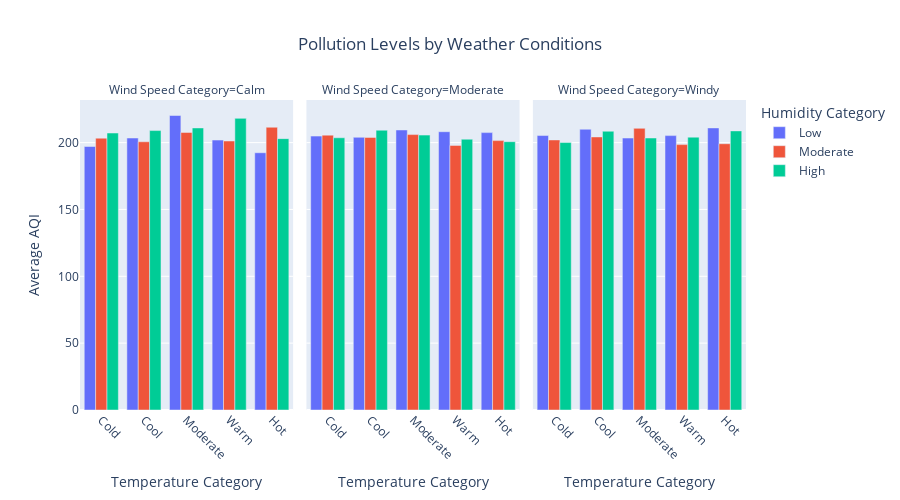

Notebook source saved alongside this figure:
### Markdown cell above
*Analysis steps:*

### Code cell
# Calculate the average AQI for each weather category
avg_usaqi_weather = data.groupby(
    ['Temperature_Category', 'Humidity_Category', 'Wind_Speed_Category']
)['US_AQI'].mean().reset_index()

# Visualization using Plotly
fig = px.bar(avg_usaqi_weather,
             x="Temperature_Category",
             y="US_AQI",
             color="Humidity_Category",
             facet_col="Wind_Speed_Category",
             barmode="group",
             title="Pollution Levels by Weather Conditions",
             labels={"US_AQI": "Average AQI", 
                     "Temperature_Category": "Temperature Category",
                     "Humidity_Category": "Humidity Category",
                     "Wind_Speed_Category": "Wind Speed Category"},
             category_orders={
                 "Temperature_Category": ["Cold", "Cool", "Moderate", "Warm", "Hot"],
                 "Humidity_Category": ["Low", "Moderate", "High"],
                 "Wind_Speed_Category": ["Calm", "Moderate", "Windy"]
             })

# Layout customization
fig.update_layout(
    title_x=0.5,
    height=500,
    bargap=0.2
)

# Rotate x-axis labels
fig.update_xaxes(tickangle=45)

# Show the plot
fig.show()

### Figure 1 — Plotly figure (JSON) as saved in the notebook; plotly's stock layout.template omitted (floating-point values rounded to 4 significant figures)
{"data": [{"alignmentgroup": "True", "hovertemplate": "Humidity Category=Low<br>Wind Speed Category=Calm<br>Temperature Category=%{x}<br>Average AQI=%{y}<extra></extra>", "legendgroup": "Low", "marker": {"color": "#636efa", "pattern": {"shape": ""}}, "name": "Low", "offsetgroup": "Low", "orientation": "v", "showlegend": true, "textposition": "auto", "type": "bar", "x": ["Cold", "Cool", "Hot", "Moderate", "Warm"], "xaxis": "x", "y": [197.1, 203.4, 192.4, 220.3, 201.9], "yaxis": "y"}, {"alignmentgroup": "True", "hovertemplate": "Humidity Category=Low<br>Wind Speed Category=Moderate<br>Temperature Category=%{x}<br>Average AQI=%{y}<extra></extra>", "legendgroup": "Low", "marker": {"color": "#636efa", "pattern": {"shape": ""}}, "name": "Low", "offsetgroup": "Low", "orientation": "v", "showlegend": false, "textposition": "auto", "type": "bar", "x": ["Cold", "Cool", "Hot", "Moderate", "Warm"], "xaxis": "x2", "y": [204.9, 204.0, 207.5, 209.4, 208.1], "yaxis": "y2"}, {"alignmentgroup": "True", "hovertemplate": "Humidity Category=Low<br>Wind Speed Category=Windy<br>Temperature Category=%{x}<br>Average AQI=%{y}<extra></extra>", "legendgroup": "Low", "marker": {"color": "#636efa", "pattern": {"shape": ""}}, "name": "Low", "offsetgroup": "Low", "orientation": "v", "showlegend": false, "textposition": "auto", "type": "bar", "x": ["Cold", "Cool", "Hot", "Moderate", "Warm"], "xaxis": "x3", "y": [205.3, 210.0, 211.0, 203.4, 205.2], "yaxis": "y3"}, {"alignmentgroup": "True", "hovertemplate": "Humidity Category=Moderate<br>Wind Speed Category=Calm<br>Temperature Category=%{x}<br>Average AQI=%{y}<extra></extra>", "legendgroup": "Moderate", "marker": {"color": "#EF553B", "pattern": {"shape": ""}}, "name": "Moderate", "offsetgroup": "Moderate", "orientation": "v", "showlegend": true, "textposition": "auto", "type": "bar", "x": ["Cold", "Cool", "Hot", "Moderate", "Warm"], "xaxis": "x", "y": [203.3, 200.6, 211.5, 207.6, 201.2], "yaxis": "y"}, {"alignmentgroup": "True", "hovertemplate": "Humidity Category=Moderate<br>Wind Speed Category=Moderate<br>Temperature Category=%{x}<br>Average AQI=%{y}<extra></extra>", "legendgroup": "Moderate", "marker": {"color": "#EF553B", "pattern": {"shape": ""}}, "name": "Moderate", "offsetgroup": "Moderate", "orientation": "v", "showlegend": false, "textposition": "auto", "type": "bar", "x": ["Cold", "Cool", "Hot", "Moderate", "Warm"], "xaxis": "x2", "y": [205.6, 203.9, 201.5, 206, 197.9], "yaxis": "y2"}, {"alignmentgroup": "True", "hovertemplate": "Humidity Category=Moderate<br>Wind Speed Category=Windy<br>Temperature Category=%{x}<br>Average AQI=%{y}<extra></extra>", "legendgroup": "Moderate", "marker": {"color": "#EF553B", "pattern": {"shape": ""}}, "name": "Moderate", "offsetgroup": "Moderate", "orientation": "v", "showlegend": false, "textposition": "auto", "type": "bar", "x": ["Cold", "Cool", "Hot", "Moderate", "Warm"], "xaxis": "x3", "y": [202.0, 204.2, 199.2, 210.7, 198.5], "yaxis": "y3"}, {"alignmentgroup": "True", "hovertemplate": "Humidity Category=High<br>Wind Speed Category=Calm<br>Temperature Category=%{x}<br>Average AQI=%{y}<extra></extra>", "legendgroup": "High", "marker": {"color": "#00cc96", "pattern": {"shape": ""}}, "name": "High", "offsetgroup": "High", "orientation": "v", "showlegend": true, "textposition": "auto", "type": "bar", "x": ["Cold", "Cool", "Hot", "Moderate", "Warm"], "xaxis": "x", "y": [207.2, 209, 203.0, 211.0, 218.1], "yaxis": "y"}, {"alignmentgroup": "True", "hovertemplate": "Humidity Category=High<br>Wind Speed Category=Moderate<br>Temperature Category=%{x}<br>Average AQI=%{y}<extra></extra>", "legendgroup": "High", "marker": {"color": "#00cc96", "pattern": {"shape": ""}}, "name": "High", "offsetgroup": "High", "orientation": "v", "showlegend": false, "textposition": "auto", "type": "bar", "x": ["Cold", "Cool", "Hot", "Moderate", "Warm"], "xaxis": "x2", "y": [203.6, 209.3, 200.7, 205.6, 202.6], "yaxis": "y2"}, {"alignmentgroup": "True", "hovertemplate": "Humidity Category=High<br>Wind Speed Category=Windy<br>Temperature Category=%{x}<br>Average AQI=%{y}<extra></extra>", "legendgroup": "High", "marker": {"color": "#00cc96", "pattern": {"shape": ""}}, "name": "High", "offsetgroup": "High", "orientation": "v", "showlegend": false, "textposition": "auto", "type": "bar", "x": ["Cold", "Cool", "Hot", "Moderate", "Warm"], "xaxis": "x3", "y": [200.0, 208.5, 208.8, 203.4, 204.1], "yaxis": "y3"}], "layout": {"annotations": [{"font": {}, "showarrow": false, "text": "Wind Speed Category=Calm", "x": 0.16, "xanchor": "center", "xref": "paper", "y": 1, "yanchor": "bottom", "yref": "paper"}, {"font": {}, "showarrow": false, "text": "Wind Speed Category=Moderate", "x": 0.5, "xanchor": "center", "xref": "paper", "y": 1, "yanchor": "bottom", "yref": "paper"}, {"font": {}, "showarrow": false, "text": "Wind Speed Category=Windy", "x": 0.84, "xanchor": "center", "xref": "paper", "y": 1, "yanchor": "bottom", "yref": "paper"}], "bargap": 0.2, "barmode": "group", "height": 500, "legend": {"title": {"text": "Humidity Category"}, "tracegroupgap": 0}, "title": {"text": "Pollution Levels by Weather Conditions", "x": 0.5}, "xaxis": {"anchor": "y", "categoryarray": ["Cold", "Cool", "Moderate", "Warm", "Hot"], "categoryorder": "array", "domain": [0, 0.32], "tickangle": 45, "title": {"text": "Temperature Category"}}, "xaxis2": {"anchor": "y2", "categoryarray": ["Cold", "Cool", "Moderate", "Warm", "Hot"], "categoryorder": "array", "domain": [0.34, 0.66], "matches": "x", "tickangle": 45, "title": {"text": "Temperature Category"}}, "xaxis3": {"anchor": "y3", "categoryarray": ["Cold", "Cool", "Moderate", "Warm", "Hot"], "categoryorder": "array", "domain": [0.68, 1.0], "matches": "x", "tickangle": 45, "title": {"text": "Temperature Category"}}, "yaxis": {"anchor": "x", "domain": [0, 1], "title": {"text": "Average AQI"}}, "yaxis2": {"anchor": "x2", "domain": [0, 1], "matches": "y", "showticklabels": false}, "yaxis3": {"anchor": "x3", "domain": [0, 1], "matches": "y", "showticklabels": false}}}
